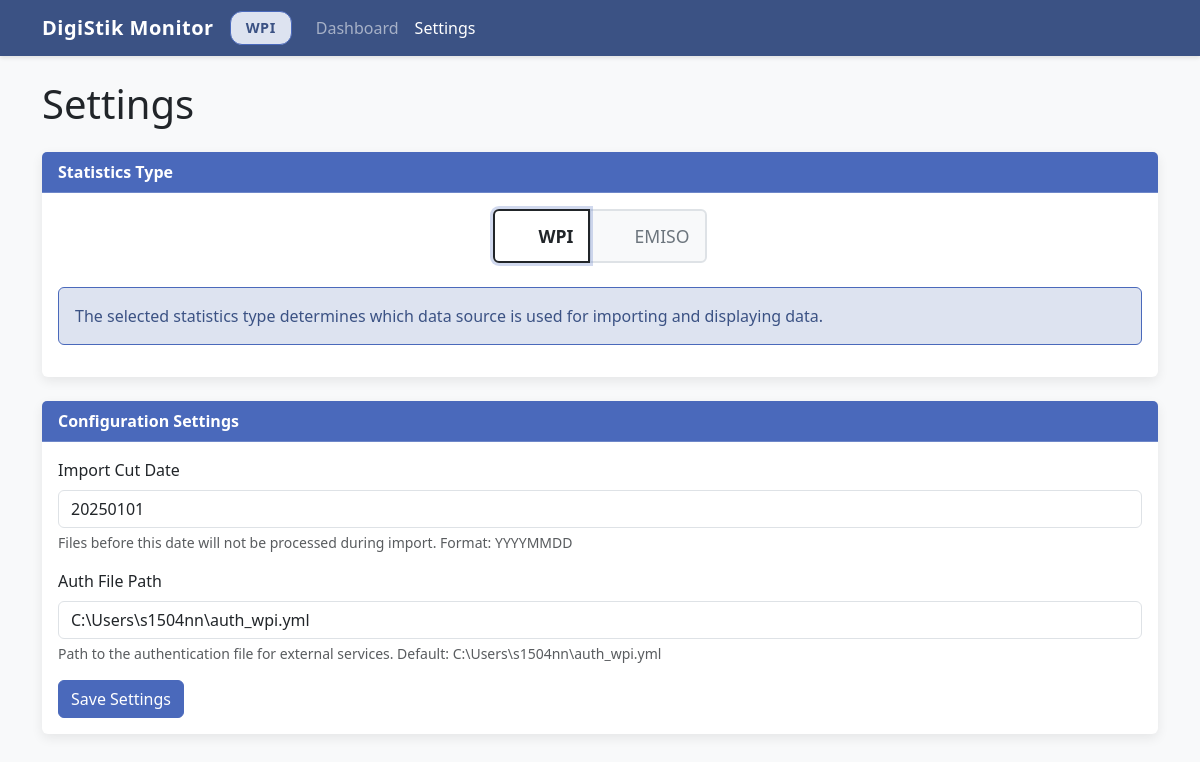
The app's page /settings, older data.
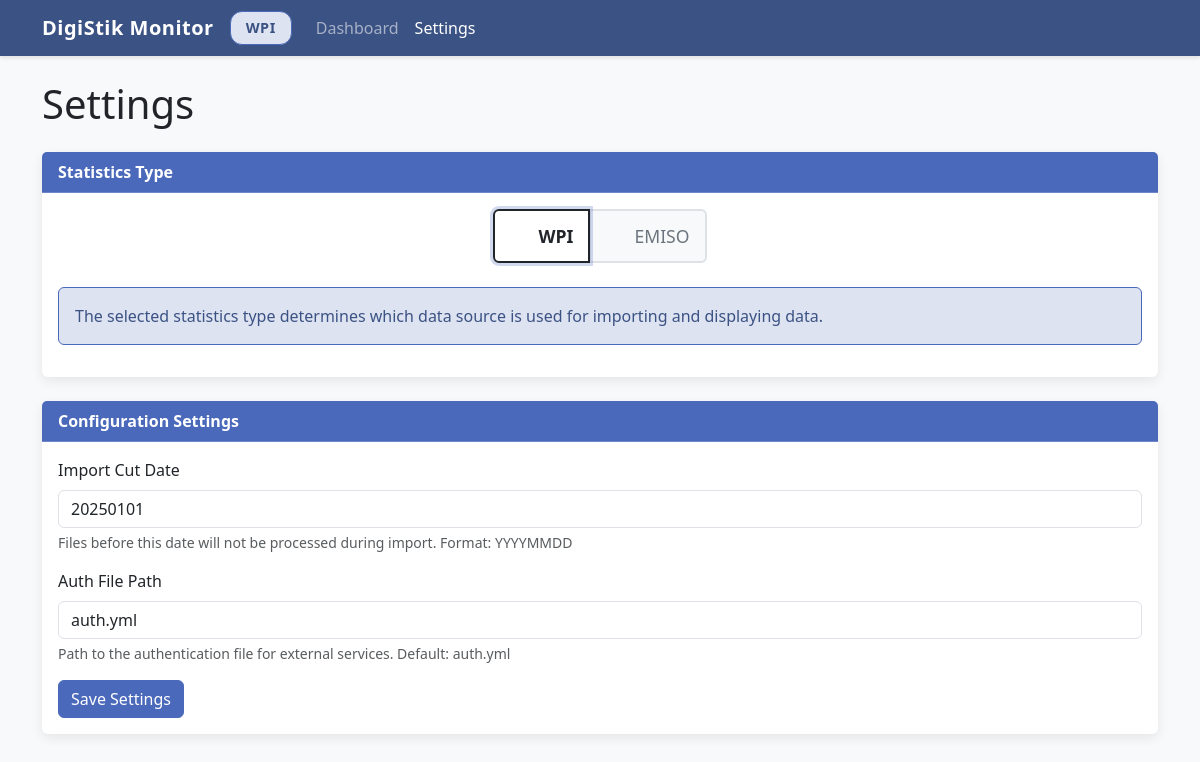
The same page, newer data.
### tables this page shows
CREATE TABLE settings (
        key TEXT PRIMARY KEY,
        value TEXT
    );

### app.py (the view)
@app.route('/settings')
def settings_page():
    settings = get_settings()
    return render_template('settings.html', settings=settings)

### app.py (called while the page is built)
def get_settings():
    conn = sqlite3.connect('bmi_data.db')
    conn.row_factory = sqlite3.Row
    cursor = conn.cursor()
    cursor.execute("SELECT key, value FROM settings")
    rows = cursor.fetchall()
    settings = {}
    for row in rows:
        settings[row['key']] = row['value']
    for key, default_value in DEFAULT_SETTINGS.items():
        if key not in settings or not settings[key]:
            settings[key] = default_value
    conn.close()
    return settings

### templates/settings.html (shortened to what this page needs)
<!DOCTYPE html>
<html lang="en" class="theme-{{ settings.statistics }}">
<head>
    <link href="https://cdn.jsdelivr.net/npm/bootstrap@5.3.0-alpha1/dist/css/bootstrap.min.css" rel="stylesheet">
    <link rel="stylesheet" href="{{ url_for('static', filename='css/style.css') }}">
</head>
<body>
    <nav class="navbar navbar-expand-lg navbar-dark">
        <div class="container">
            <a class="navbar-brand" href="/">DigiStik Monitor</a>
            <div class="d-flex align-items-center">
                <span class="theme-badge me-3">{{ settings.statistics|upper }}</span>
            </div>
            <div class="collapse navbar-collapse" id="navbarNav">
                <ul class="navbar-nav">
                    <li class="nav-item">
                        <a class="nav-link" href="/">Dashboard</a>
                    </li>
                    <li class="nav-item">
                        <a class="nav-link active" href="/settings">Settings</a>
                    </li>
                </ul>
            </div>
        </div>
    </nav>
    <div class="container mt-4">
        <h1>Settings</h1>
        <div class="card mt-4">
            <div class="card-header card-header-theme">
                <strong>Statistics Type</strong>
            </div>
            <div class="card-body">
                <div class="d-flex justify-content-center mb-4">
                    <div class="statistics-toggle">
                        <div class="btn-group" role="group" aria-label="Statistics Type">
                            <label class="btn btn-toggle btn-wpi" for="wpiRadio">
                                <span class="toggle-indicator"></span>
                                WPI
                            </label>
                            <label class="btn btn-toggle btn-emiso" for="emisoRadio">
                                EMISO
                            </label>
                        </div>
                    </div>
                </div>
                <div class="alert alert-info">
                     The selected statistics type determines which data source is used for importing and displaying data.
                </div>
            </div>
        </div>
        <div class="card mt-4">
            <div class="card-header card-header-theme">
                <strong>Configuration Settings</strong>
            </div>
            <div class="card-body">
                <form id="settingsForm">
                    <div class="mb-3">
                        <label for="import_cut_date" class="form-label">Import Cut Date</label>
                        <input type="text" class="form-control" id="import_cut_date" value="{{ settings.import_cut_date }}" placeholder="YYYYMMDD">
                        <div class="form-text">Files before this date will not be processed during import. Format: YYYYMMDD</div>
                    </div>
                    <div class="mb-3">
                        <label for="auth_file_path" class="form-label">Auth File Path</label>
                        <input type="text" class="form-control" id="auth_file_path" value="{{ settings.auth_file_path }}" placeholder="{{ settings.auth_file_path }}">
                        <div class="form-text">Path to the authentication file for external services. Default: {{ settings.auth_file_path }}</div>
                    </div>
                    <button type="submit" class="btn btn-primary">Save Settings</button>
                </form>
            </div>
        </div>
    </div>
</body>
</html>

Row changes from the older to the newer data that the page shows:
no longer on this page (row edited): settings: import_cut_date "20250101"
no longer on this page (row edited): settings: auth_file_path "C:\\Users\\s1504nn\\auth_wpi.yml"
added settings: statistics "WPI"
Text that changed along with them:
form field import_cut_date: (not shown) → "20250101"
form field auth_file_path: (not shown) → "auth.yml"
{{ settings.auth_file_path }}: (not shown) → "auth.yml"
{{ settings.statistics|upper }}: "WPI" → (not shown)
